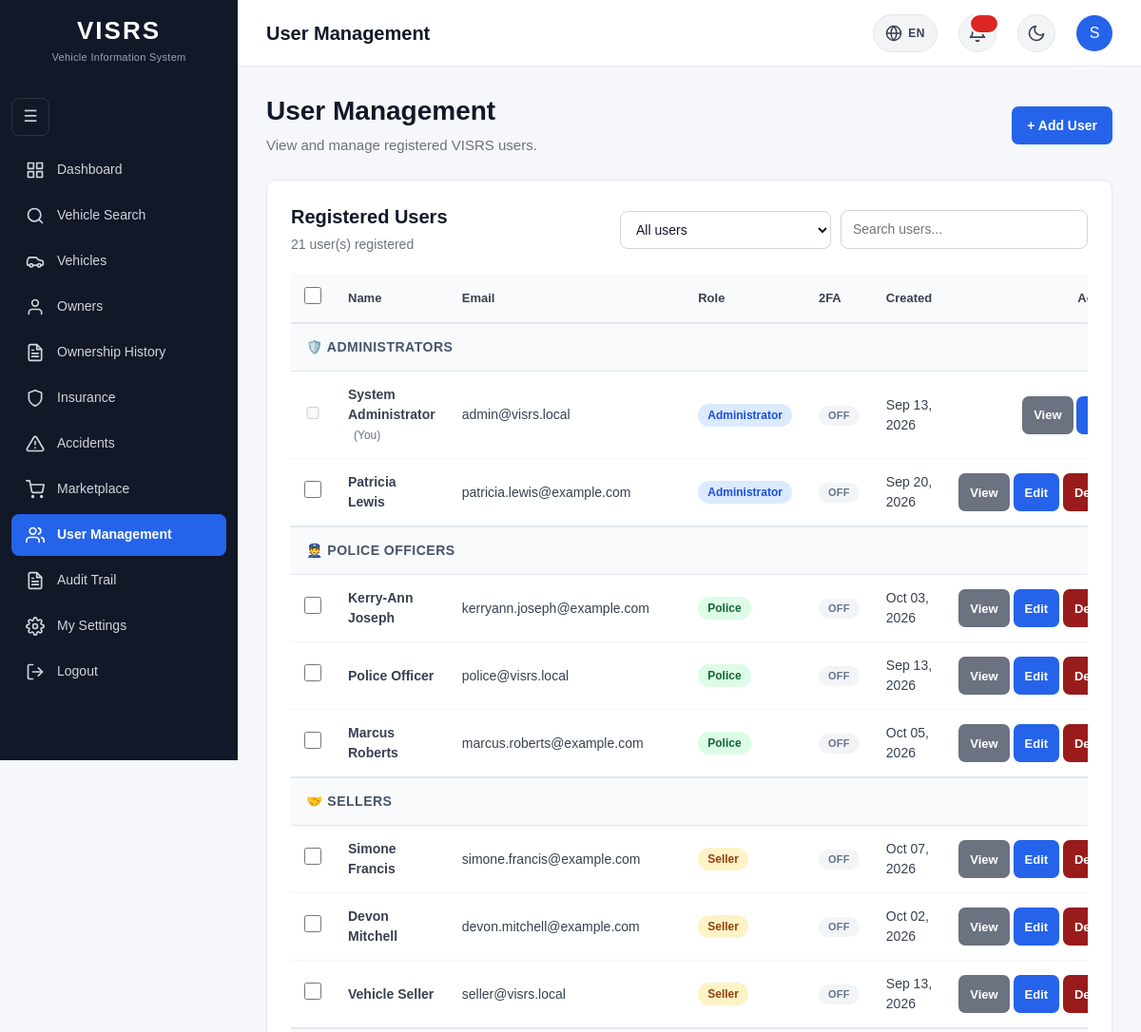
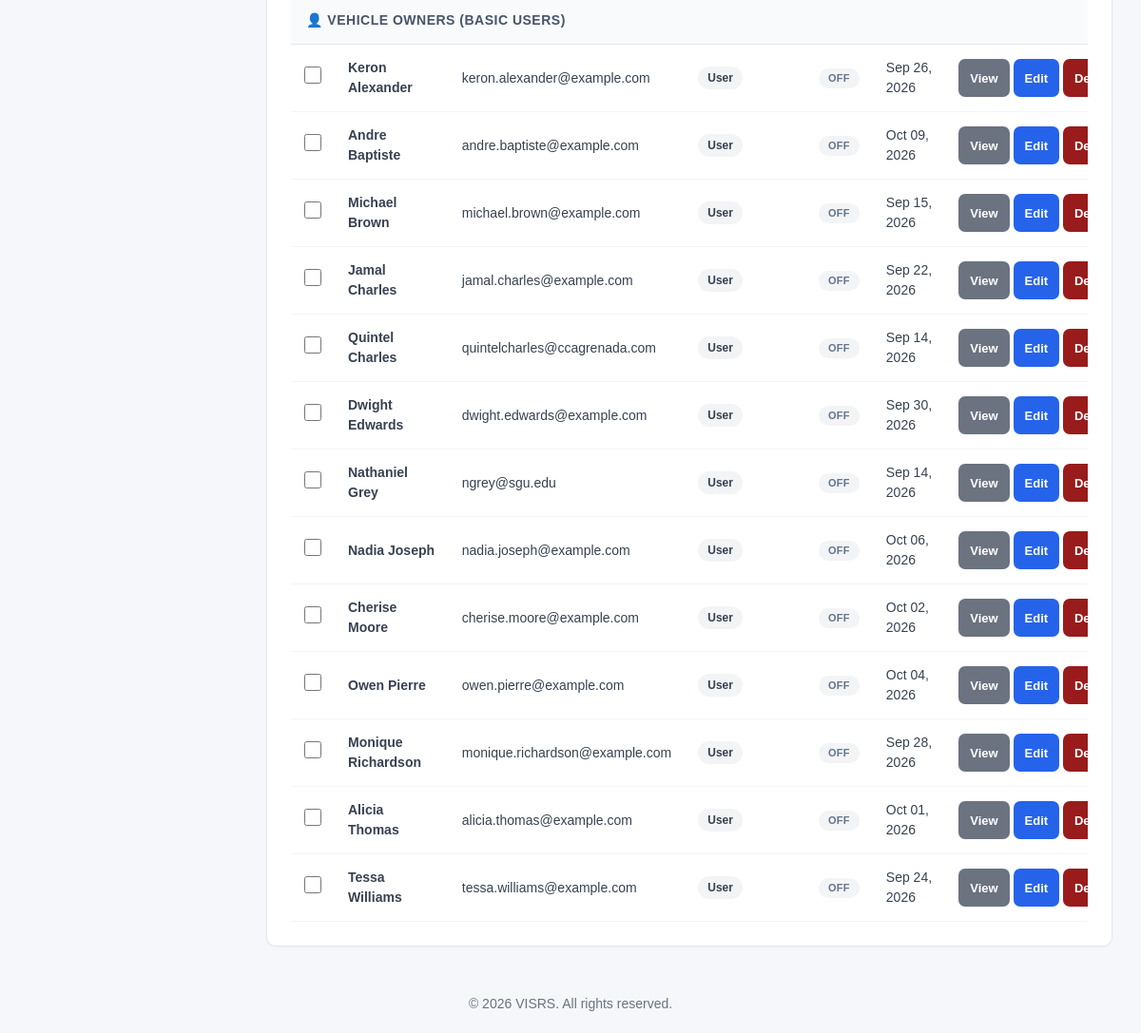
Screenshot of /users/index.php (signed in) with the database file from the repository (2 pictures, top to bottom).
### tables this page shows
CREATE TABLE `users` (
  `UserID` int(11) NOT NULL,
  `FirstName` varchar(100) NOT NULL,
  `LastName` varchar(100) NOT NULL,
  `Email` varchar(150) NOT NULL,
  `ProfileImage` varchar(255) DEFAULT NULL,
  `Password` varchar(255) NOT NULL,
  `Role` enum('Admin','Police','Seller','User') NOT NULL DEFAULT 'User',
  `CreatedAt` timestamp NOT NULL DEFAULT current_timestamp(),
  `TwoFactorSecret` varchar(64) DEFAULT NULL,
  `TwoFactorEnabled` tinyint(1) NOT NULL DEFAULT 0,
  `TwoFactorConfirmedAt` datetime DEFAULT NULL
);

### includes/functions.php (called while the page is built, shortened)
    <?php
function currentPage($maxPage = 0)
{
    $page = isset($_GET["page"]) ? (int) $_GET["page"] : 1;
    return $page;
}
function paginationMeta($totalRows, $perPage = 25)
{
    $totalRows = max(0, (int) $totalRows);
    $perPage   = max(1, (int) $perPage);
    $totalPages = (int) ceil($totalRows / $perPage);
    $currentPage = currentPage($totalPages);
    $offset      = ($currentPage - 1) * $perPage;
    return [
        "currentPage" => $currentPage,
        "totalPages"  => $totalPages,
        "offset"      => $offset,
        "perPage"     => $perPage,
        "totalRows"   => $totalRows,
    ];
}
    ?>

### users/index.php (the view, shortened to what this page needs)
<?php
require_once __DIR__ . "/../includes/database.php";
require_once __DIR__ . "/../includes/functions.php";
$filter = $_GET["filter"] ?? "";
if (!in_array($filter, ["2fa_on", "2fa_off", "2fa_warn"], true)) {
    $filter = "";
}
$perPage = 50;
$whereSql = "";
$countStmt = $pdo->query("
    SELECT COUNT(*)
    FROM users
    {$whereSql}
");
$totalUsers = (int) $countStmt->fetchColumn();
$pagination = paginationMeta($totalUsers, $perPage);
$stmt = $pdo->prepare("
    SELECT
        UserID,
        FirstName,
        LastName,
        Email,
        Role,
        CreatedAt,
        TwoFactorEnabled,
        (
            SELECT COUNT(*)
            FROM recovery_codes rc
            WHERE rc.UserID = users.UserID
              AND rc.UsedAt IS NULL
        ) AS UnusedRecoveryCodes
    FROM users
    {$whereSql}
    ORDER BY
        CASE Role
            WHEN 'Admin' THEN 1
            WHEN 'Police' THEN 2
            WHEN 'Seller' THEN 3
            ELSE 4
        END ASC,
        LastName ASC,
        FirstName ASC
    LIMIT ? OFFSET ?
");
$stmt->bindValue(1, $pagination["perPage"], PDO::PARAM_INT);
$stmt->bindValue(2, $pagination["offset"],  PDO::PARAM_INT);
$stmt->execute();
$users = $stmt->fetchAll();
$currentUserID = (int) ($_SESSION["UserID"] ?? 0);
require_once "../includes/head.php";
?>
<body>
<div class="layout">
    <?php
    include __DIR__ . "/../includes/sidebar.php";
    ?>
    <main class="main-content">
        <?php
        include __DIR__ . "/../includes/header.php";
        ?>
        <div class="content">
            <div
                style="
                    display:flex;
                    justify-content:space-between;
                    align-items:center;
                    gap:20px;
                    margin-bottom:25px;
                    flex-wrap:wrap;
                "
            >
                <div>
                    <h1 class="page-title">
                        User Management
                    </h1>
                    <p style="color:#6b7280; margin:0;">
                        View and manage registered VISRS users.
                    </p>
                </div>
                <a href="add.php" class="button">
                    + Add User
                </a>
            </div>
            <div class="card">
                <div style="display:flex; justify-content:space-between; align-items:center; gap:20px; margin-bottom:20px; flex-wrap:wrap;">
                    <div>
                        <h2 style="margin:0;">Registered Users</h2>
                        <p style="color:#6b7280; margin:6px 0 0 0;">
                            <?= $pagination["totalRows"] ?> user(s) registered
                        </p>
                    </div>
                    <div style="display:flex; gap:10px; align-items:center; flex-wrap:wrap;">
                        <form method="GET" action="" style="margin:0;">
                            <select name="filter" class="users-filter-select" onchange="this.form.submit();" aria-label="Filter by 2FA status">
                                <option value="" <?= $filter === "" ? "selected" : "" ?>>All users</option>
                            </select>
                        </form>
                        <input
                            type="text"
                            data-table-search="usersTable"
                            placeholder="Search users..."
                            style="width:260px; max-width:100%; padding:10px 12px; border:1px solid #d1d5db; border-radius:8px; font-size:14px;"
                        >
                    </div>
                </div>
                <?php if (empty($users)): ?>
                    <div style="background:#f3f4f6; color:#374151; padding:20px; border-radius:8px; text-align:center;">
                        <strong>No users found.</strong>
                        <p style="margin:8px 0 0 0;">
                            <?php if ($filter !== ""): ?>
                                No users match the current filter.
                            <?php else: ?>
                                There are currently no registered users in the system.
                            <?php endif; ?>
                        </p>
                    </div>
                <?php else: ?>
                    <form method="POST" action="bulk_delete.php" id="bulkForm">
                        <div style="overflow-x:auto; margin-top:15px;">
                            <table id="usersTable" style="width:100%; border-collapse:collapse;">
                                <thead>
                                    <tr>
                                        <th style="text-align:left; padding:14px; border-bottom:1px solid #e5e7eb; width:36px;">
                                            <input type="checkbox" id="selectAll" aria-label="Select all users">
                                        </th>
                                        <th style="text-align:left; padding:14px; border-bottom:1px solid #e5e7eb;">Name</th>
                                        <th style="text-align:left; padding:14px; border-bottom:1px solid #e5e7eb;">Email</th>
                                        <th style="text-align:left; padding:14px; border-bottom:1px solid #e5e7eb;">Role</th>
                                        <th style="text-align:left; padding:14px; border-bottom:1px solid #e5e7eb;">2FA</th>
                                        <th style="text-align:left; padding:14px; border-bottom:1px solid #e5e7eb;">Created</th>
                                        <th style="text-align:right; padding:14px; border-bottom:1px solid #e5e7eb;">Actions</th>
                                    </tr>
                                </thead>
                                <tbody>
                                    <?php
                                    $currentGroup = "";
                                    foreach ($users as $user):
                                        $groupRole = $user["Role"];
                                        $groupLabel = "";
                                        $groupIcon = "";
                                        if ($groupRole === "Admin") {
                                            $groupLabel = "Administrators";
                                            $groupIcon = "🛡️";
                                        } elseif ($groupRole === "Police") {
                                            $groupLabel = "Police Officers";
                                            $groupIcon = "👮";
                                        } elseif ($groupRole === "Seller") {
                                            $groupLabel = "Sellers";
                                            $groupIcon = "🤝";
                                        } else {
                                            $groupLabel = "Vehicle Owners (Basic Users)";
                                            $groupIcon = "👤";
                                        }
                                        if ($groupLabel !== $currentGroup) {
                                            $currentGroup = $groupLabel;
                                            ?>
                                            <tr class="table-group-header">
                                                <td colspan="7">
                                                    <?= $groupIcon ?> <?= htmlspecialchars($currentGroup) ?>
                                                </td>
                                            </tr>
                                            <?php
                                        }
                                        $roleClass = "user-role user-role-default";
                                        if ($user["Role"] === "Admin") { $roleClass = "user-role user-role-admin"; }
                                        elseif ($user["Role"] === "Police") { $roleClass = "user-role user-role-police"; }
                                        elseif ($user["Role"] === "Seller") { $roleClass = "user-role user-role-seller"; }
                                        $listedUserID = (int) $user["UserID"];
                                        $isSelf = $listedUserID === $currentUserID;
                                        $twoFAEnabled = (int) ($user["TwoFactorEnabled"] ?? 0) === 1;
                                        $unusedCodes = (int) ($user["UnusedRecoveryCodes"] ?? 0);
                                        if (!$twoFAEnabled) {
                                            $twoFAClass = "twofa-status twofa-status-off";
                                            $twoFALabel = "Off";
                                            $twoFATitle = "Two-factor authentication is not enabled.";
                                        } elseif ($unusedCodes === 0) {
                                            $twoFAClass = "twofa-status twofa-status-warn";
                                            $twoFALabel = "⚠️ On";
                                            $twoFATitle = "2FA is enabled but this user has no unused recovery codes.";
                                        } elseif ($unusedCodes <= 2) {
                                            $twoFAClass = "twofa-status twofa-status-warn";
                                            $twoFALabel = "⚠️ " . $unusedCodes;
                                            $twoFATitle = "2FA is enabled. Only {$unusedCodes} recovery code(s) remaining.";
                                        } else {
                                            $twoFAClass = "twofa-status twofa-status-on";
                                            $twoFALabel = "On";
                                            $twoFATitle = "2FA is enabled with {$unusedCodes} recovery codes remaining.";
                                        }
                                        ?>
                                        <tr>
                                            <td style="padding:14px; border-bottom:1px solid #f1f5f9;">
                                                <?php if ($isSelf): ?>
                                                    <input type="checkbox" disabled title="You cannot delete your own account" aria-label="Cannot select your own account">
                                                <?php else: ?>
                                                    <input type="checkbox" name="selected_ids[]" value="<?= $listedUserID ?>" class="row-checkbox" aria-label="Select this user">
                                                <?php endif; ?>
                                            </td>
                                            <td style="padding:14px; border-bottom:1px solid #f1f5f9;">
                                                <strong><?= htmlspecialchars($user["FirstName"] . " " . $user["LastName"]) ?></strong>
                                                <?php if ($isSelf): ?>
                                                    <span style="margin-left:6px; color:#6b7280; font-size:12px;">(You)</span>
                                                <?php endif; ?>
                                            </td>
                                            <td style="padding:14px; border-bottom:1px solid #f1f5f9;">
                                                <?= htmlspecialchars($user["Email"]) ?>
                                            </td>
                                            <td style="padding:14px; border-bottom:1px solid #f1f5f9;">
                                                <span class="<?= htmlspecialchars($roleClass) ?>">
                                                    <?= $user["Role"] === "Admin" ? "Administrator" : htmlspecialchars($user["Role"]) ?>
                                                </span>
                                            </td>
                                            <td style="padding:14px; border-bottom:1px solid #f1f5f9;">
                                                <span class="<?= htmlspecialchars($twoFAClass) ?>" title="<?= htmlspecialchars($twoFATitle) ?>">
                                                    <?= htmlspecialchars($twoFALabel) ?>
                                                </span>
                                            </td>
                                            <td style="padding:14px; border-bottom:1px solid #f1f5f9;">
                                                <?= htmlspecialchars(date("M d, Y", strtotime($user["CreatedAt"]))) ?>
                                            </td>
                                            <td style="padding:14px; border-bottom:1px solid #f1f5f9; text-align:right; white-space:nowrap;">
                                                <a href="view.php?id=<?= $listedUserID ?>" class="button button-secondary" style="padding:8px 12px; font-size:13px;">View</a>
                                                <a href="edit.php?id=<?= $listedUserID ?>" class="button" style="padding:8px 12px; font-size:13px;">Edit</a>
                                                <?php if (!$isSelf): ?>
                                                    <a href="delete.php?id=<?= $listedUserID ?>" class="button" style="padding:8px 12px; font-size:13px; background:#991b1b;">Delete</a>
                                                <?php endif; ?>
                                            </td>
                                        </tr>
                                    <?php endforeach; ?>
                                </tbody>
                            </table>
                        </div>
                    </form>
                <?php endif; ?>
            </div>
        </div>
    </main>
</div>
<?php include __DIR__ . "/../includes/footer.php"; ?>

### rows the page displays
users: Role "🛡️", Role "ADMINISTRATORS", FirstName+LastName "System Administrator", shows "(You)", Email "admin@visrs.local", TwoFactorEnabled "OFF", CreatedAt "Sep 13, 2026"
users: FirstName+LastName "Patricia Lewis", Email "patricia.lewis@example.com", Role "Administrator", TwoFactorEnabled "OFF", CreatedAt "Sep 20, 2026"
users: Role "👮", Role "POLICE OFFICERS", FirstName+LastName "Kerry-Ann Joseph", Email "kerryann.joseph@example.com", Role "Police", TwoFactorEnabled "OFF", CreatedAt "Oct 03, 2026"
users: FirstName+LastName "Police Officer", Email "police@visrs.local", Role "Police", TwoFactorEnabled "OFF", CreatedAt "Sep 13, 2026"
users: FirstName+LastName "Marcus Roberts", Email "marcus.roberts@example.com", Role "Police", TwoFactorEnabled "OFF", CreatedAt "Oct 05, 2026"
users: Role "🤝", Role "SELLERS", FirstName+LastName "Simone Francis", Email "simone.francis@example.com", Role "Seller", TwoFactorEnabled "OFF", CreatedAt "Oct 07, 2026"
users: FirstName+LastName "Devon Mitchell", Email "devon.mitchell@example.com", Role "Seller", TwoFactorEnabled "OFF", CreatedAt "Oct 02, 2026"
users: FirstName+LastName "Vehicle Seller", Email "seller@visrs.local", Role "Seller", TwoFactorEnabled "OFF", CreatedAt "Sep 13, 2026"
users: Role "👤", Role "VEHICLE OWNERS (BASIC USERS)", FirstName+LastName "Keron Alexander", Email "keron.alexander@example.com", Role "User", TwoFactorEnabled "OFF", CreatedAt "Sep 26, 2026"
users: FirstName+LastName "Andre Baptiste", Email "andre.baptiste@example.com", Role "User", TwoFactorEnabled "OFF", CreatedAt "Oct 09, 2026"
users: FirstName+LastName "Michael Brown", Email "michael.brown@example.com", Role "User", TwoFactorEnabled "OFF", CreatedAt "Sep 15, 2026"
users: FirstName+LastName "Jamal Charles", Email "jamal.charles@example.com", Role "User", TwoFactorEnabled "OFF", CreatedAt "Sep 22, 2026"
users: FirstName+LastName "Quintel Charles", Email "quintelcharles@ccagrenada.com", Role "User", TwoFactorEnabled "OFF", CreatedAt "Sep 14, 2026"
users: FirstName+LastName "Dwight Edwards", Email "dwight.edwards@example.com", Role "User", TwoFactorEnabled "OFF", CreatedAt "Sep 30, 2026"
users: FirstName+LastName "Nathaniel Grey", Email "ngrey@sgu.edu", Role "User", TwoFactorEnabled "OFF", CreatedAt "Sep 14, 2026"
users: FirstName+LastName "Nadia Joseph", Email "nadia.joseph@example.com", Role "User", TwoFactorEnabled "OFF", CreatedAt "Oct 06, 2026"
users: FirstName+LastName "Cherise Moore", Email "cherise.moore@example.com", Role "User", TwoFactorEnabled "OFF", CreatedAt "Oct 02, 2026"
users: FirstName+LastName "Owen Pierre", Email "owen.pierre@example.com", Role "User", TwoFactorEnabled "OFF", CreatedAt "Oct 04, 2026"
users: FirstName+LastName "Monique Richardson", Email "monique.richardson@example.com", Role "User", TwoFactorEnabled "OFF", CreatedAt "Sep 28, 2026"
users: FirstName+LastName "Alicia Thomas", Email "alicia.thomas@example.com", Role "User", TwoFactorEnabled "OFF", CreatedAt "Oct 01, 2026"
users: FirstName+LastName "Tessa Williams", Email "tessa.williams@example.com", Role "User", TwoFactorEnabled "OFF", CreatedAt "Sep 24, 2026"

### other values shown
$pageTitle "User Management"
substr($headerFirstName, 0, 1) "S"
$pagination["totalRows"] "21"
